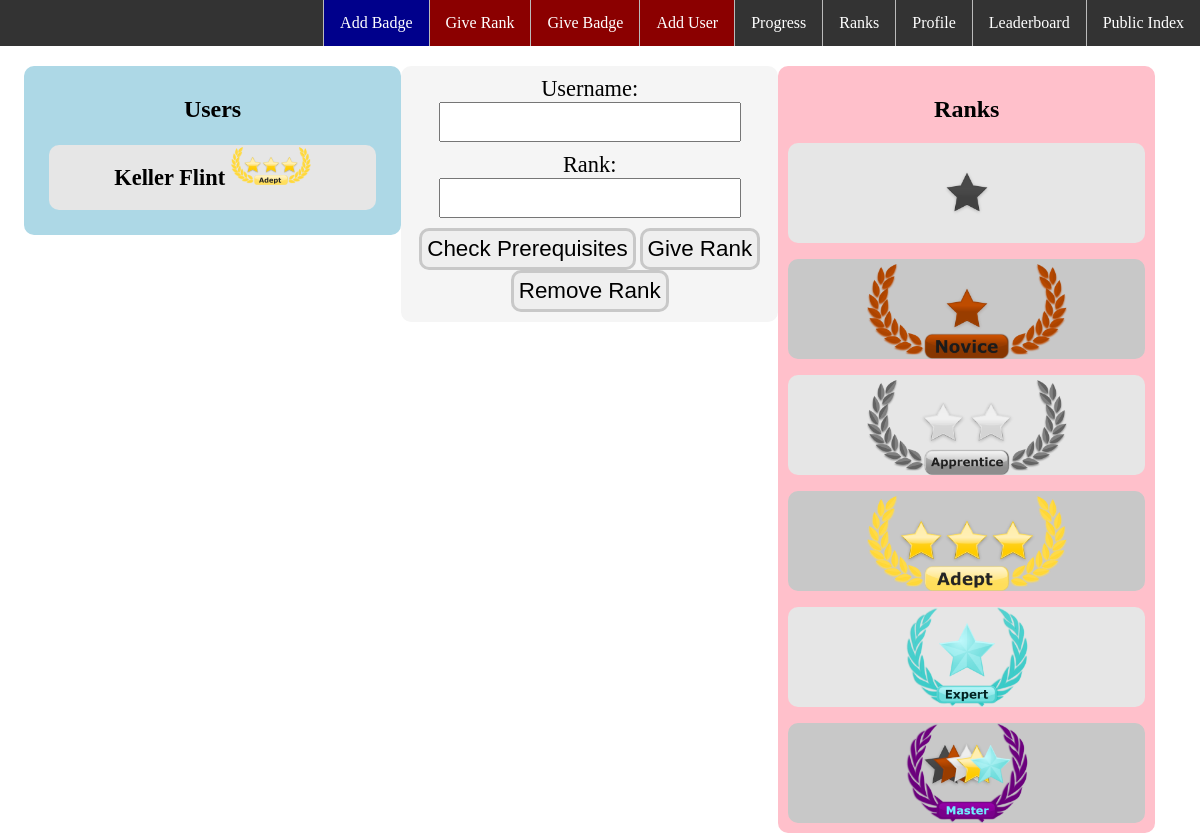
Page /public/instructor/give_rank.php on the committed database.
### tables this page shows
CREATE TABLE User
(
    user_id int NOT NULL AUTO_INCREMENT,
    user_name varchar(50) NOT NULL UNIQUE,
    user_first varchar(50) NOT NULL,
    user_last varchar(50) NOT NULL,
    user_password varchar(50) NOT NULL,
    user_role varchar(50) NOT NULL,
    user_join_date datetime NOT NULL,

    PRIMARY KEY (user_id)
);

CREATE TABLE Image
(
    image_id int NOT NULL AUTO_INCREMENT,
    image_name varchar(50) NOT NULL UNIQUE,
    image_path varchar(200) NOT NULL,

    PRIMARY KEY (image_id)
);

CREATE TABLE Rank
(
    rank_id int NOT NULL AUTO_INCREMENT,
    subject_id int,
    rank_title varchar(50) NOT NULL UNIQUE,
    rank_level int NOT NULL,
    rank_description varchar(5000),
    image_id int,

    PRIMARY KEY (rank_id),
    FOREIGN KEY (subject_id) REFERENCES Subject (subject_id) ON UPDATE CASCADE,
    FOREIGN KEY (image_id) REFERENCES Image (image_id) ON UPDATE CASCADE
);

### private/query_functions.php (called while the page is built, shortened)
<?php
function find_all_users()
{
    global $db;
    $sql = "SELECT * FROM User";
    $user_set = mysqli_query($db, $sql);
    return $user_set;
}
function find_user_ranks($user_id)
{
    global $db;
    $sql = "SELECT User_Rank.user_id, User_Rank.rank_id, Rank.rank_level, Rank.rank_title, Rank.image_id ";
    $sql .= "FROM User_Rank INNER JOIN Rank ON User_Rank.rank_id=Rank.rank_id ";
    $sql .= "where User_Rank.user_id = ";
    $sql .= $user_id;
    $sql .= " ORDER BY Rank.rank_level DESC";
    $rank_set = mysqli_query($db, $sql);
    return $rank_set;
}
function find_image_by_id($image_id)
{
    global $db;
    $sql = "SELECT * FROM Image WHERE image_id = ";
    $sql .= $image_id;
    $image_set = mysqli_query($db, $sql);
    $image = mysqli_fetch_assoc($image_set);
    return $image;
}
function find_all_ranks()
{
    global $db;
    $sql = "SELECT * FROM Rank";
    $rank_set = mysqli_query($db, $sql);
    return $rank_set;
}

### public/instructor/give_rank.php (the view, shortened to what this page needs)
<?php include_once SHARED_PATH . '/default_header.php'; ?>
<?php
$user_name = '';
$rank_title = '';
?>
<div class="content">
    <div id="user-box">
        <h2>Users</h2>
        <?php
        $user_set = find_all_users();
        $user_count = 0;
        while ($user = mysqli_fetch_assoc($user_set)) {
            $ranks_set = find_user_ranks($user['user_id']);
            $rank = mysqli_fetch_assoc($ranks_set);
            $rank_img = find_image_by_id($rank['image_id']);
            ?>
        <div data-user="<?php echo $user['user_name'] ?>"
            class="user-item
            <?php
            if ($user_count % 2 == 0)
                echo 'even ';
            else
                echo 'odd ';
            if ($user_name == $user['user_name'])
                echo 'selected';
            ?>">
            <p>
                <?php echo $user['user_first'] . ' ' . $user['user_last']; ?>
                <img class="rank-img-user" src="<?php echo $rank_img['image_path']; ?>" alt="">
            </p>
        </div>
        <?php
        $user_count++;
    } ?>
    </div>
    <div id="form-box">
        <form action="give_rank.php" method="POST">
            <label for="username">Username: </label>
            <input type="text" name="username" id="username" value="<?php echo $user_name; ?>">
            <br>
            <label for="username">Rank: </label>
            <input type="text" name="rank" id="rank" value="<?php echo $rank_title; ?>">
            <br>
            <button name="submit" value="pre">Check Prerequisites</button>
            <button name="submit" value="give">Give Rank</button>
            <button name="submit" value="remove">Remove Rank</button>
        </form>
    </div>
    <div id="rank-box">
        <h2>Ranks</h2>
        <?php
        $rank_set = find_all_ranks();
        $rank_count = 0;
        while ($rank = mysqli_fetch_assoc($rank_set)) {
            $rank_img = find_image_by_id($rank['image_id']);
            confirm_result($rank_img); ?>
        <div data-rank="<?php echo $rank['rank_title']; ?>"
            class=" rank-item
            <?php
            if ($rank_count % 2 == 0)
                echo 'even ';
            else
                echo 'odd ';
            if ($rank_title == $rank['rank_title'])
                echo 'selected';
            ?>">
            <p>
                <img class="rank-img-rank" src="<?php echo $rank_img['image_path']; ?>"
                    alt="<?php echo $rank_img['image_name']; ?>">
            </p>
        </div>
        <?php
        $rank_count++;
    } ?>
    </div>
</div>
<?php include_once SHARED_PATH . '/default_footer.php'; ?>

### public/style/default.css (style rules this page uses)
body { margin: 0px; }
.content { margin-left: 2%; margin-right: 2%; text-align: center; }

### public/style/give.css (style rules this page uses)
#user-box { float: left; width: 31%; background-color: lightblue; border-radius: 10px; padding: 10px; }
#form-box { float: left; width: 31%; background-color: whitesmoke; border-radius: 10px; padding: 10px; }
#rank-box { float: left; width: 31%; background-color: pink; border-radius: 10px; padding: 10px; }
p { padding-top: 0px; }
.user-item { height: 60px; font-size: 1.4em; font-weight: bold; border-radius: 10px; background-color: rgb(200,200,200); padding-bottom: 5px; margin: 15px; }
.rank-item { height: 100px; border-radius: 10px; }
.even { background-color: rgb(230, 230, 230); }
.odd { background-color: rgb(200, 200, 200); }
.rank-img-user { height: 40px; display: inline; }
.rank-img-rank { height: 100px; display: inline; }
label { font-size: 1.4em; }
input { margin-bottom: 10px; padding: 5px; font-size: 1.4em; }
button { padding: 5px; font-size: 1.4em; border-radius: 10px; border: 3px solid rgb(200,200,200); }

### rows in the picture
user: user_first "Keller", user_last "Flint", image.image_path (picture)
rank: image.image_name (picture)
rank: image.image_name (picture)
rank: image.image_name (picture)
rank: image.image_name (picture)
rank: image.image_name (picture)
rank: image.image_name (picture)
